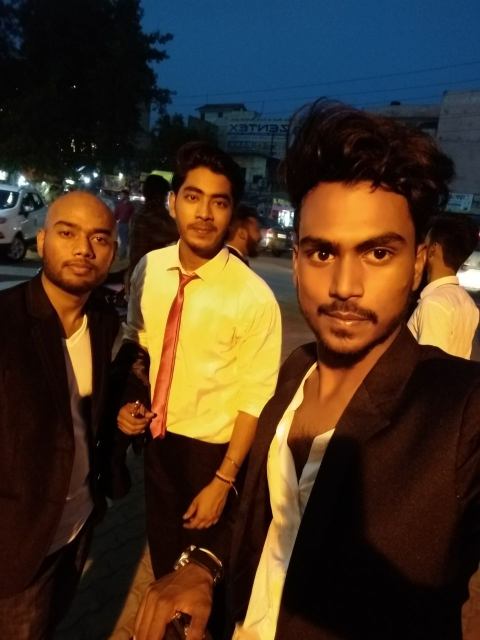
#> input picture mypic.jpg, 960 x 1280 px (shown at 1/2 size)
$ python face.py
#> lines starting #> are read from the running program, lines starting #| are printed output that depends on the picture; after the words box and inside, x2 and y2 are one past the last pixel; in counts of white or black regions, pixels touching at a corner belong together
import cv2

face_cascade=cv2.CascadeClassifier("haarcascade_frontalface_default.xml")
img=cv2.imread("mypic.jpg",1)
#> img is the input picture: shape (1280, 960, 3); mean B, G, R 35.1, 52.3, 70

#Face detection works better with grayscale images, for converting bgr to grayscale
grey_img=cv2.cvtColor(img, cv2.COLOR_BGR2GRAY)
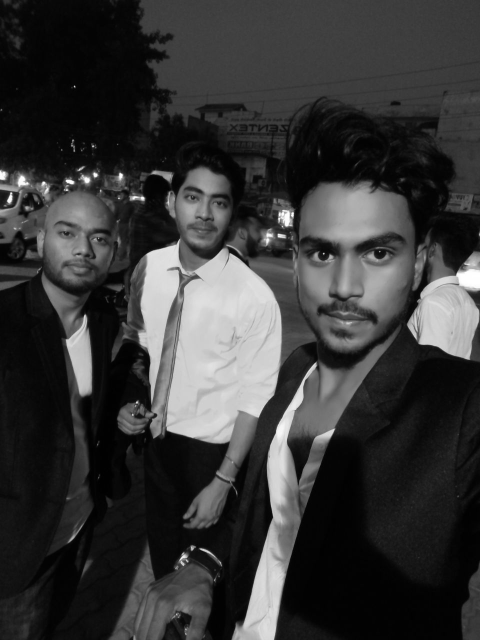
#> grey_img: shape (1280, 960) (shown at 1/2 size); min 0, max 255, mean 55.6

faces=face_cascade.detectMultiScale(grey_img, scaleFactor=1.1, minNeighbors=5)
#> faces = [[340, 341, 143, 143], [83, 403, 167, 167], [531, 378, 332, 332]]
print(faces)
#| [[340 341 143 143]
#|  [ 83 403 167 167]
#|  [531 378 332 332]]

#plotting coordinates on image
for x,y,w,h in faces:
    img=cv2.rectangle(img, (x,y), (x+w, y+h), (0,0,255), 2)
#> this loop made 3 passes
#> pass 1, `img=cv2.rectangle(img, (x,y), (x+w, y+h), (0,0,255), 2)`:
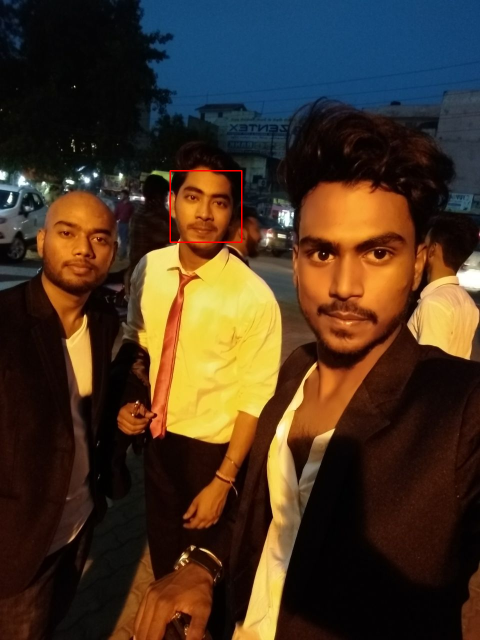
#> img: shape (1280, 960, 3) (shown at 1/2 size); 0.14% of pixels changed, all inside (x1, y1, x2, y2) = (339, 340, 485, 486)
#> pass 2, `img=cv2.rectangle(img, (x,y), (x+w, y+h), (0,0,255), 2)`:
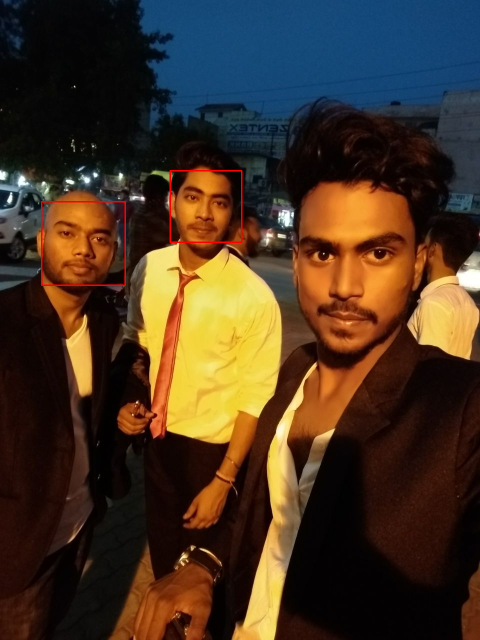
#> img: shape (1280, 960, 3) (shown at 1/2 size); 0.16% of pixels changed, all inside (x1, y1, x2, y2) = (82, 402, 252, 572)
#> pass 3, `img=cv2.rectangle(img, (x,y), (x+w, y+h), (0,0,255), 2)`:
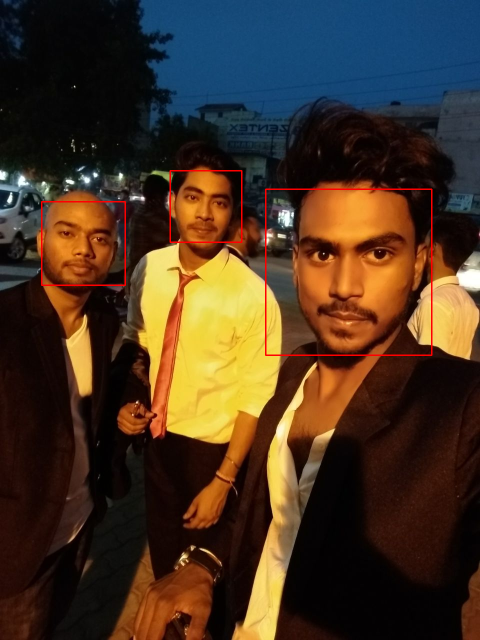
#> img: shape (1280, 960, 3) (shown at 1/2 size); 0.32% of pixels changed, all inside (x1, y1, x2, y2) = (530, 377, 865, 712)

resized_img=cv2.resize(img,(int(img.shape[1]/2), int(img.shape[0]/2)) )
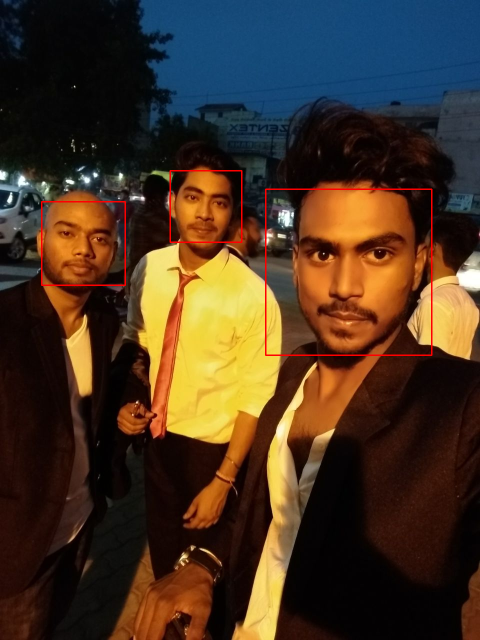
#> resized_img: shape (640, 480, 3); mean B, G, R 35, 52, 71.1
cv2.imshow("My pic",resized_img)
cv2.waitKey(0)
#> (the run stopped early here; a loop or call above may not have finished)
